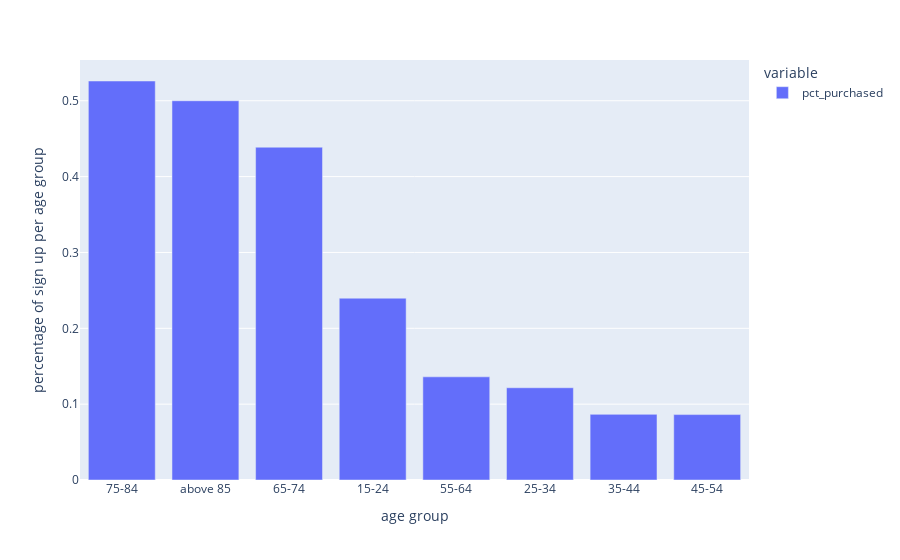

Here is the notebook cell this chart was saved with:
### Code cell
#bar chart visualise group by age group
fig = px.bar(age_purchase_df)
fig.update_layout(yaxis_title = "percentage of sign up per age group")
fig.update_layout(xaxis_title = "age group")

### Figure 1 — Plotly figure (JSON) as saved in the notebook; plotly's stock layout.template omitted (floating-point values rounded to 4 significant figures)
{"data": [{"hovertemplate": "variable=pct_purchased<br>age_group=%{x}<br>value=%{y}<extra></extra>", "legendgroup": "pct_purchased", "marker": {"color": "#636efa", "pattern": {"shape": ""}}, "name": "pct_purchased", "orientation": "v", "showlegend": true, "textposition": "auto", "type": "bar", "x": ["75-84", "above 85", "65-74", "15-24", "55-64", "25-34", "35-44", "45-54"], "xaxis": "x", "y": [0.5261, 0.5, 0.4388, 0.2397, 0.136, 0.1216, 0.08653, 0.08624], "yaxis": "y"}], "layout": {"barmode": "relative", "legend": {"title": {"text": "variable"}, "tracegroupgap": 0}, "margin": {"t": 60}, "xaxis": {"anchor": "y", "domain": [0, 1], "title": {"text": "age group"}}, "yaxis": {"anchor": "x", "domain": [0, 1], "title": {"text": "percentage of sign up per age group"}}}}
